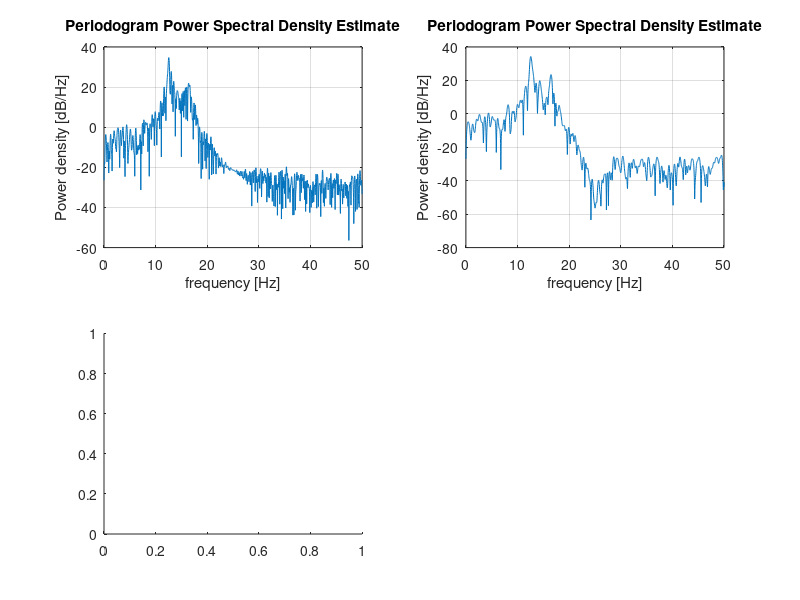

Reproduce this figure in MATLAB. (Note: this script raises an error after producing the figure.)
e = randn(500,1);

A=[1 -2.39 3.35 -2.34 0.96];
C=[1 0 1];
x = filter(C, A, e);

fs = 100; 
NFFT = 4096;

n = 10; 
L = round(2*length(e)/(n+1));

subplot(221);
NFFT = 4096;
periodogram(x,[],NFFT,fs);

subplot(222);
periodogram(x,hanning(500),NFFT,fs);

subplot(223);
pwelch(x,hanning(L),round(L/2),NFFT,fs);

% Q2: estimation -> 10, expecting 10.